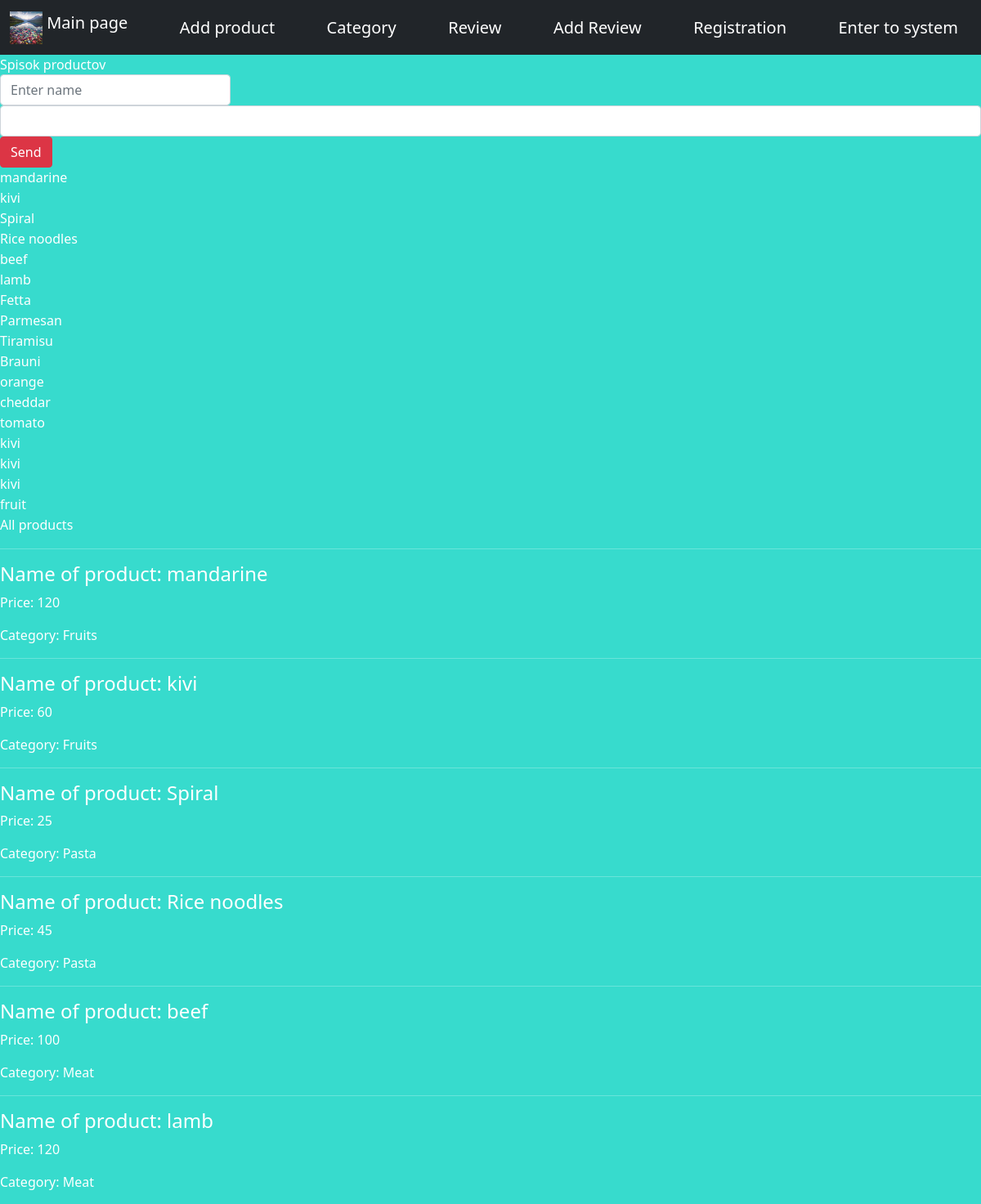
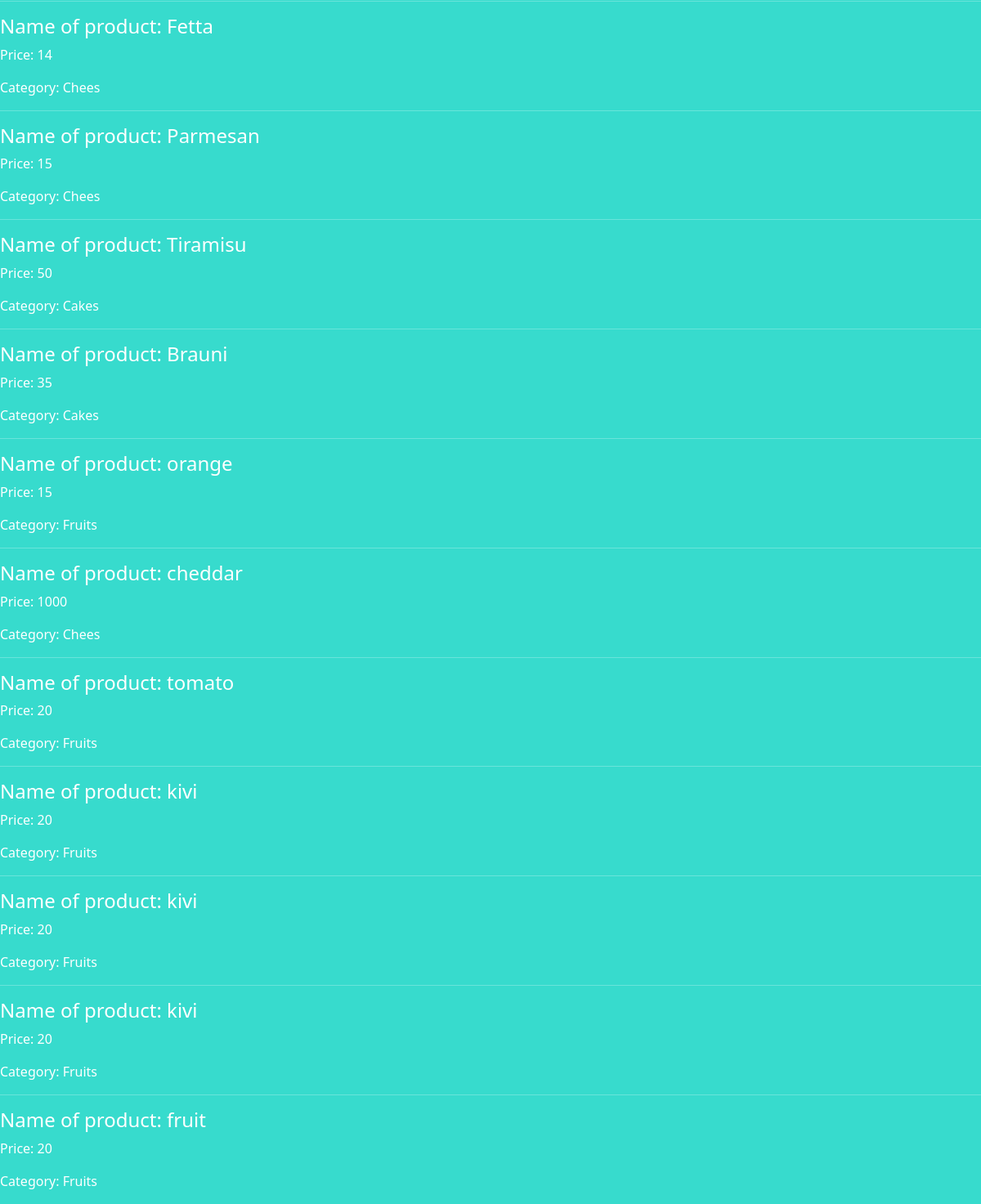
The app's page /product/ with its own data (2 pictures, top to bottom).
### coles_shop/models.py (models this page shows, shortened)
class Product(models.Model):
    title = models.CharField(max_length=255, blank=False)
    description = models.CharField(max_length=255, blank=False)
    price = models.IntegerField(default=20, blank=False)
    category = models.ForeignKey(Category, on_delete=models.CASCADE)

class Category(models.Model):
    name = models.CharField(max_length=255)

### coles_shop/views.py (the view)
# urls.py: path('product/', views.product_list),
def product_list(request):
    text = request.GET.get('search_text', '')
    products = Product.objects.filter(title__contains=text)
    try:
        price = int(request.GET.get('price', ''))
        products = products.filter(price=price)
    except:
        pass
    product = request.GET.get('product', '')
    product_selecter = Product.objects.all()
    print(request.GET)
    if product != '':
        print(product)
        products = Product.objects.filter(title=product)
    return render(request,'products.html', context={
        'products': products,
        'product': Product.objects.all(),
        'product_selecter': product_selecter,
    })

### templates/products.html (shortened to what this page needs)
{% extends 'layout.html' %}
{% block content %}
    <h1>Spisok productov</h1>
    <form action="/product/" class="row" method="get">
        <div class="col-3" >
            <input class="form-control" type="text" name="search_text" placeholder="Enter name">
        </div>
        <div class="col3">
          <select class="form-control" name="product">
          </select>
        </div>
        <div class="col-3">
        <input class="btn btn-danger" type="submit" value="Send">
        </div>
            {% for product in product_selecter%}
            <option value="{{ product.title }}">
            </option>
            {% endfor %}
        <option value="">All products</option>
    </form>
    {% for product in products %}
        <hr>
        <h4>Name of product: {{ product.title }}</h4>
        <p> Price: {{ product.price }}</p>
        <p>Category: {{ product.category.name }}</p>
    {% endfor %}
{% endblock %}

### coles_shop/static/CSS/style.css (style rules this page uses)
body { background: #37dbcd; color: white; }

### records on screen
Product: title "mandarine", price "120", category.name "Fruits"
Product: title "kivi", price "60", category.name "Fruits"
Product: title "Spiral", price "25", category.name "Pasta"
Product: title "Rice noodles", price "45", category.name "Pasta"
Product: title "beef", price "100", category.name "Meat"
Product: title "lamb", price "120", category.name "Meat"
Product: title "Fetta", price "14", category.name "Chees"
Product: title "Parmesan", price "15", category.name "Chees"
Product: title "Tiramisu", price "50", category.name "Cakes"
Product: title "Brauni", price "35", category.name "Cakes"
Product: title "orange", price "15", category.name "Fruits"
Product: title "cheddar", price "1000", category.name "Chees"
Product: title "tomato", price "20", category.name "Fruits"
Product: title "kivi", price "20", category.name "Fruits"
Product: title "kivi", price "20", category.name "Fruits"
Product: title "kivi", price "20", category.name "Fruits"
Product: title "fruit", price "20", category.name "Fruits"
